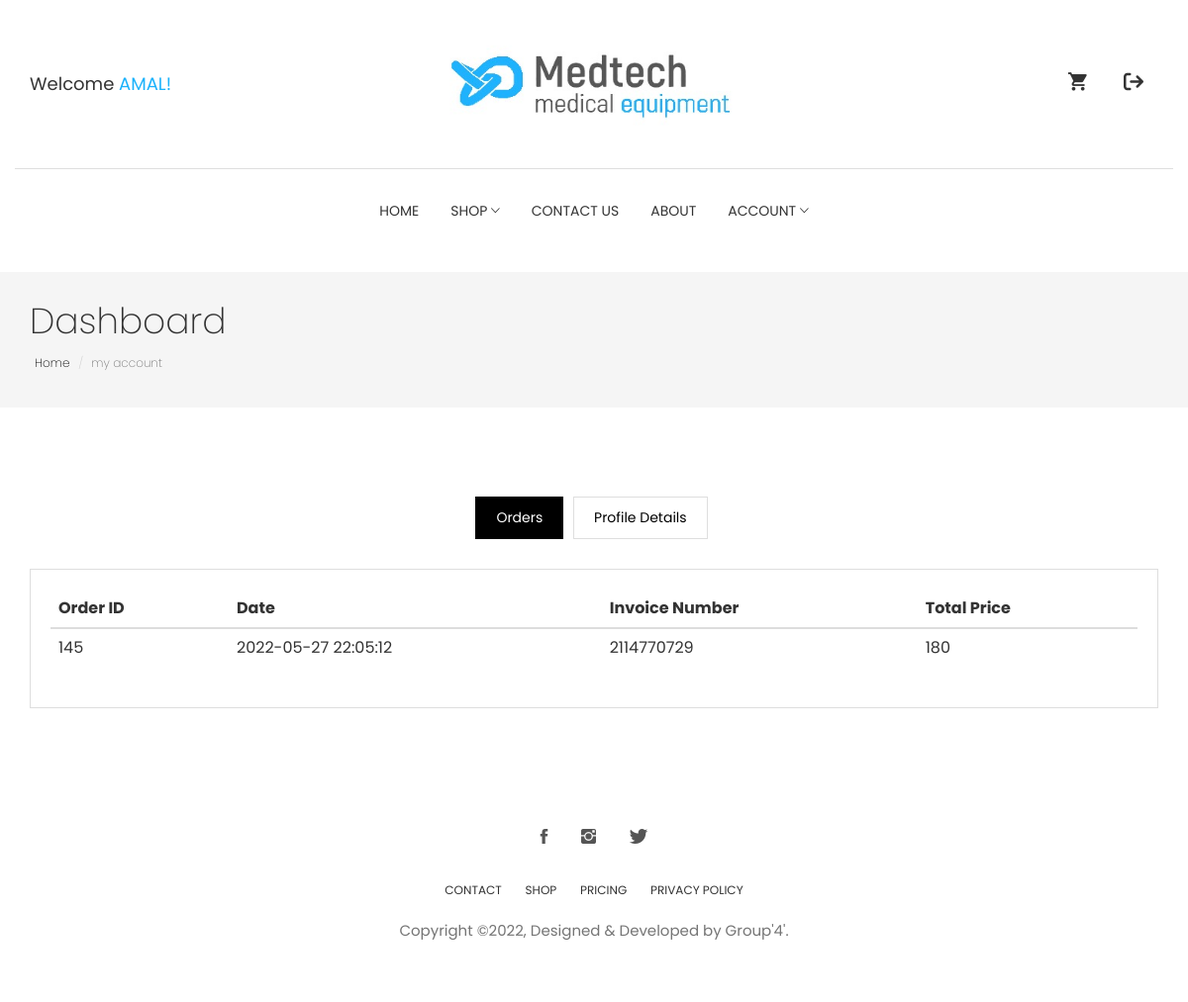
Screenshot of /Medtech/orders.php (signed in) with the database file from the repository.
### tables this page shows
CREATE TABLE `pending_orders` (
  `order_id` int(10) NOT NULL,
  `customer_id` int(10) NOT NULL,
  `invoice_no` int(10) NOT NULL,
  `orderDate` timestamp NOT NULL DEFAULT current_timestamp() ON UPDATE current_timestamp(),
  `price` int(11) NOT NULL,
  `order_status` varchar(255) NOT NULL,
  `payment_status` varchar(255) NOT NULL
);

### Medtech/orders.php (the view, shortened to what this page needs)
<?php
include_once('includes/header.php');
require_once("includes/config.php");
?>
<section class="page-header">
	<div class="container">
		<div class="row">
			<div class="col-md-12">
				<div class="content">
					<h1 class="page-name">Dashboard</h1>
					<ol class="breadcrumb">
						<li><a href="index.html">Home</a></li>
						<li class="active">my account</li>
					</ol>
				</div>
			</div>
		</div>
	</div>
</section>
<section class="user-dashboard page-wrapper">
	<div class="container">
		<div class="row">
			<div class="col-md-12">
				<ul class="list-inline dashboard-menu text-center">
					<li><a class="active" href="orders.php">Orders</a></li>
					<li><a href="profile-details.php">Profile Details</a></li>
				</ul>
<?php if(isset(	$_SESSION['loggedIn']))
{
?>
				<div class="dashboard-wrapper user-dashboard">
					<div class="table-responsive">
						<table class="table">
							<thead>
								<tr>
									<th>Order ID</th>
									<th>Date</th>
									<th>Invoice Number</th>
									<th>Total Price</th>
								</tr>
							</thead>
                            <?php
}
else {echo 'you are not logged in';}
                           @ $current =	$_SESSION['loggedIn'];
                            $view="SELECT * FROM pending_orders WHERE customer_id ='$current' ";
                            $getresults=mysqli_query($conn,$view);
                            if($getresults){
                                 if(mysqli_num_rows($getresults)>0){
                                   while($row= mysqli_fetch_array($getresults)){
                                    $order_id = $row['order_id'];
                                    $order_date = $row['orderDate'];
                                    $invoice_no = $row['invoice_no'];
                                    $price = $row['price'];
                                     ?>
							<tbody>
								<tr>
									<td><?php echo $order_id ?></td>
									<td><?php echo $order_date ?></td>
									<td><?php echo $invoice_no ?></td>
									<td><?php echo $price ?></td>
								</tr>
							</tbody>
                            <?php
                                   }
                                }
                            }
                        ?>
						</table>
					</div>
				</div>
			</div>
		</div>
	</div>
</section>
<?php include_once('includes/footer.php') ?>
  </body>
  </html>

### Medtech/css/style.css (style rules this page uses)
body { line-height: 1.5; font-family: "Poppins", sans-serif; -webkit-font-smoothing: antialiased; }
h1, h2, h3, h4, h5, h6 { font-family: "Poppins", sans-serif; }
h1, h2, h3, h4, h5, h6 { font-weight: 400; }
ol, ul { margin: 0; padding: 0; list-style: none; }
a, a:focus, a:hover { text-decoration: none; outline: 0; color: #000; }
.page-header { background: #f5f5f5; margin-top: 20px; border-bottom: none; padding: 30px 0; }
.page-header h1 { font-weight: 200; margin: 0 0 6px 0; }
.page-header .breadcrumb { background: transparent; padding: 5px; margin: 0; }
.page-header .breadcrumb li { font-weight: 200; font-size: 12px; }
.page-header .breadcrumb li a { color: #000; }
.page-wrapper { padding: 70px 0; }
.dashboard-menu .active { background: #000; color: #fff; border: 1px solid #000; }
.dashboard-menu li { padding: 0; margin: 0 3px; }
.dashboard-menu li a { padding: 10px 20px; border: 1px solid #dedede; display: inline-block; }
.dashboard-wrapper { border: 1px solid #dedede; margin-top: 30px; padding: 20px; }

### rows the page displays
pending_orders: order_id "145", orderDate "2022-05-27 22:05:12", invoice_no "2114770729", price "180"

### other values shown
$WelcomeMsg "AMAL"
